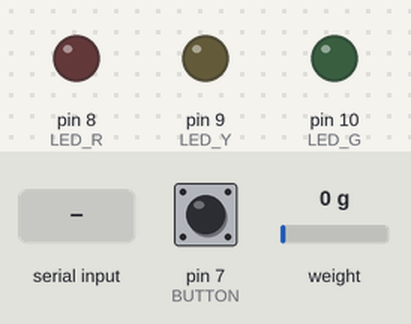
The sketch below on a simulated Arduino Uno, built with avr-gcc and run on an emulated ATmega328P. Shown: output pins drawn as LEDs (lit = HIGH). Inputs (shaded band) come from the test bench; at power-on: weight on the scale 0 g, pin 7 (BUTTON) HIGH. What the sketch prints to the serial monitor is not drawn.

Above: at 0.1 s.
At 2.7 s:
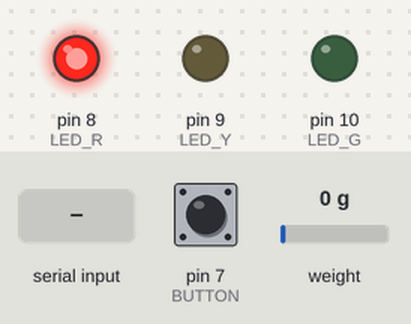
3.3 s: "90,45\n" received over Serial
5.1 s: "30,150\n" received over Serial
7.6 s: weight on the scale set to 100 g
10.7 s: pin 7 (BUTTON) pulled LOW for 0.15 s
At 11.9 s:
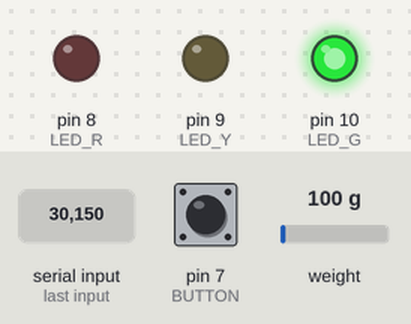
Timing chart, 0 to 13.4 s (numbered marks = the images above; inputs shaded):
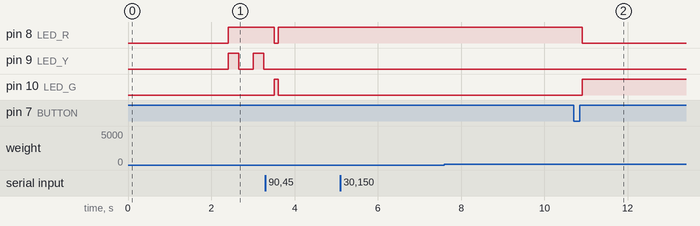

Measured:
- after the input at 5.1 s, every drawn part: stays the same
- after the input at 7.6 s, every drawn part: stays the same
- after the input at 10.7 s, pin 8 (LED_R): HIGH → LOW after 0.21 s; pin 10 (LED_G): LOW → HIGH after 0.21 s

The sketch:

Arduino_Source_Code.ino
```cpp
#include <Arduino.h>
#include <HX711_ADC.h>  // Header File for HX711 ADC Module
#include <EEPROM.h>     // Header File for Reading Calibration Value from EEPROM
#include <math.h>

// User Interface (0 for Laptop, 1 for Mobile Application)
const int ui = 1;

int text_instruction = 1;

// Pin Definitions

  // HX711 Module
  const int HX711_DT = 4;
  const int HX711_SCK = 5;

  // State Indication LEDs
  const int LED_R = 8;
  const int LED_Y = 9;
  const int LED_G = 10;

  const int BUTTON = 7;

// Load Cell Constructor
HX711_ADC LoadCell(HX711_DT, HX711_SCK);

const int calVal_eepromAddress = 0;
unsigned long t = 0; // Variable to Store Time

float empty_weight = 0;
float gross_weight = 0;
float net_weight = 0;
float current_weight = 0;
float threshold_percent = 0;
float threshold_weight = 0;
float pw, cw;
float current_percentage = 0;

int day = 1;

// Switch Debouncing Related Variables
boolean lastButton = LOW;
boolean currentButton = LOW;
boolean state = LOW;

boolean debounce(boolean);
void stabilize();           // Delay Function to Stabilize Load Cell Readings

void setup()
{
  pinMode(BUTTON, INPUT);

  pinMode(LED_R, OUTPUT);
  pinMode(LED_Y, OUTPUT);
  pinMode(LED_G, OUTPUT);

  Serial.begin(9600);
  delay(10);

  if (ui == 0)
    Serial.println("\nAutomated Domestic Inventory Management System\n");

  LoadCell.begin();
  float calibrationValue;
  EEPROM.get(calVal_eepromAddress, calibrationValue); // Obtaining Calibration Value from EEPROM

  unsigned long stabilizingtime = 2000;  // Stabilizing Time after Startup to Get More Precise Values
  LoadCell.start(stabilizingtime, true);

  if (LoadCell.getTareTimeoutFlag())
  {
    if (ui == 0)
      Serial.println("Timeout - Program Aborted");
    while (1);
  }

  else
  {
    LoadCell.setCalFactor(calibrationValue); // Setting Calibration Value obtained from EEPROM
  }

  digitalWrite(LED_R, HIGH);

  pw = 5000.0, cw = 0.0;

  if (ui == 0)
    Serial.println("Place the EMPTY container on the scale and press the button once done.");
  else
  {
    Serial.write(text_instruction);
    text_instruction++;
  }
  while (digitalRead(BUTTON) == LOW);

  stabilize();
  while (!LoadCell.update());
  empty_weight = LoadCell.getData();

  if (ui == 0)
    Serial.println("Place the FULL container on the scale and press the button once done.");
  else
  {
    Serial.write(text_instruction);
    text_instruction++;
  }
  while (digitalRead(BUTTON) == LOW);

  stabilize();
  while (!LoadCell.update());
  gross_weight = LoadCell.getData();

  digitalWrite(LED_G, HIGH);

  net_weight = gross_weight - empty_weight;

  if (ui == 0)
    Serial.print("Enter threshold percentage: ");
  else
  {
    Serial.write(text_instruction);
    text_instruction++;
  }

  while(Serial.available() == 0)
  {
    t = millis();
    if (t % 500 == 0 && t % 1000 != 0)
      digitalWrite(LED_R, LOW);
    if (t % 1000 == 0)
      digitalWrite(LED_R, HIGH);
  }

  digitalWrite(LED_R, LOW);

  threshold_percent = Serial.parseFloat();
  threshold_weight = threshold_percent * 0.01 * net_weight;

  if (ui == 0)
  {
    Serial.println("\nStored Data:");
    Serial.print("Empty Weight: ");
    Serial.print(empty_weight);
    Serial.println(" g");
    Serial.print("Gross Weight: ");
    Serial.print(gross_weight);
    Serial.println(" g");
    Serial.print("Net Weight  : ");
    Serial.print(net_weight);
    Serial.println(" g");
    Serial.print("Threshold   : ");
    Serial.print(threshold_percent);
    Serial.println(" %");
    Serial.print("Threshold Weight: ");
    Serial.print(threshold_weight);
    Serial.println(" g");

    Serial.println("Startup Complete");
  }

  else
  {
    Serial.print(empty_weight);
    while(!Serial.available());
    Serial.read();
    Serial.print(gross_weight);
    while(!Serial.available());
    Serial.read();
    Serial.print(net_weight);
    while(!Serial.available());
    Serial.read();
    Serial.print(threshold_percent);
    while(!Serial.available());
    Serial.read();
    Serial.print(threshold_weight);
  }
}

void loop()
{
  currentButton = debounce(lastButton);

  if (lastButton == LOW && currentButton == HIGH)
  {
    day++;
    if (day == 120)
      day = 0;

    while (!LoadCell.update());
    current_weight = LoadCell.getData();

    if (current_weight - empty_weight <= threshold_weight)
    {
      digitalWrite(LED_R, HIGH);
      digitalWrite(LED_G, LOW);
    }

    else
    {
      digitalWrite(LED_R, LOW);
      digitalWrite(LED_G, HIGH);
    }

    Serial.read();
    Serial.print("BTN");
  }

  if (LoadCell.update())
  {
    if (millis() > t + 1000)
    {
      float weight = LoadCell.getData();
      current_percentage = (weight - empty_weight)/net_weight * 100;
      current_percentage = constrain(current_percentage, 0, 100);

      if (ui == 0)
      {
        Serial.print("Load Cell Output Value (g): ");
        Serial.print(weight);
        Serial.print("\tPercentage Remaining: ");
        Serial.println(current_percentage);
      }

      else
      {
        while(!Serial.available());
        Serial.read();
        Serial.print(current_percentage);
      }

      t = millis();
    }
  }

  lastButton = currentButton;
}

// Function to Stabilize Load Cell Readings
void stabilize()
{
  pw = 5000.0, cw = 0.0;

  while (1)
    {
      if (abs(pw - cw) > 1.0)
      {
        while (!LoadCell.update());
        pw = LoadCell.getData();
        digitalWrite(LED_Y, HIGH);
        delay(250);
        while (!LoadCell.update());
        cw = LoadCell.getData();
        digitalWrite(LED_Y, LOW);
        delay(250);
      }
      else
        break;
    }
}

// Switch Debouncing Function
boolean debounce(boolean last)
{
  boolean current = digitalRead(BUTTON);
  if (last != current)
  {
    delay(5);
    current = digitalRead(BUTTON);
  }
  return current;
}
```
